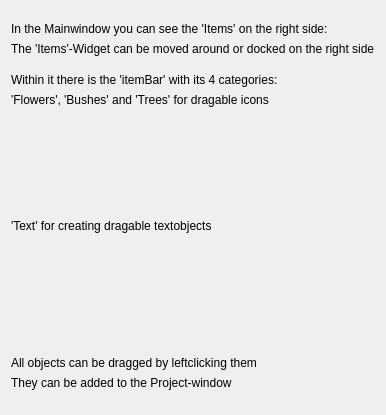
<?xml version="1.0" encoding="UTF-8"?>
<ui version="4.0">
 <class>HelpItems</class>
 <widget class="QWidget" name="HelpItems">
  <property name="geometry">
   <rect>
    <x>0</x>
    <y>0</y>
    <width>354</width>
    <height>415</height>
   </rect>
  </property>
  <property name="windowTitle">
   <string>Form</string>
  </property>
  <layout class="QHBoxLayout" name="horizontalLayout">
   <item>
    <layout class="QVBoxLayout" name="verticalLayout_6">
     <item>
      <layout class="QVBoxLayout" name="verticalLayout">
       <item>
        <widget class="QLabel" name="label_2">
         <property name="sizePolicy">
          <sizepolicy hsizetype="Maximum" vsizetype="Maximum">
           <horstretch>0</horstretch>
           <verstretch>0</verstretch>
          </sizepolicy>
         </property>
         <property name="text">
          <string>In the Mainwindow you can see the 'Items' on the right side:</string>
         </property>
        </widget>
       </item>
       <item>
        <widget class="QLabel" name="label_3">
         <property name="sizePolicy">
          <sizepolicy hsizetype="Maximum" vsizetype="Maximum">
           <horstretch>0</horstretch>
           <verstretch>0</verstretch>
          </sizepolicy>
         </property>
         <property name="text">
          <string>The 'Items'-Widget can be moved around or docked on the right side</string>
         </property>
        </widget>
       </item>
      </layout>
     </item>
     <item>
      <layout class="QVBoxLayout" name="verticalLayout_4">
       <item>
        <widget class="QLabel" name="label_4">
         <property name="sizePolicy">
          <sizepolicy hsizetype="Maximum" vsizetype="Maximum">
           <horstretch>0</horstretch>
           <verstretch>0</verstretch>
          </sizepolicy>
         </property>
         <property name="text">
          <string>Within it there is the 'itemBar' with its 4 categories:</string>
         </property>
        </widget>
       </item>
       <item>
        <layout class="QVBoxLayout" name="verticalLayout_2">
         <item>
          <widget class="QLabel" name="label_5">
           <property name="sizePolicy">
            <sizepolicy hsizetype="Maximum" vsizetype="Maximum">
             <horstretch>0</horstretch>
             <verstretch>0</verstretch>
            </sizepolicy>
           </property>
           <property name="text">
            <string>'Flowers', 'Bushes' and 'Trees' for dragable icons</string>
           </property>
          </widget>
         </item>
         <item>
          <widget class="QLabel" name="label">
           <property name="sizePolicy">
            <sizepolicy hsizetype="Maximum" vsizetype="Maximum">
             <horstretch>0</horstretch>
             <verstretch>0</verstretch>
            </sizepolicy>
           </property>
           <property name="minimumSize">
            <size>
             <width>200</width>
             <height>100</height>
            </size>
           </property>
           <property name="maximumSize">
            <size>
             <width>200</width>
             <height>100</height>
            </size>
           </property>
           <property name="text">
            <string/>
           </property>
           <property name="pixmap">
            <pixmap resource="assets.qrc">:/assets/help/Help1.PNG</pixmap>
           </property>
           <property name="scaledContents">
            <bool>true</bool>
           </property>
          </widget>
         </item>
        </layout>
       </item>
       <item>
        <layout class="QVBoxLayout" name="verticalLayout_3">
         <item>
          <widget class="QLabel" name="label_6">
           <property name="sizePolicy">
            <sizepolicy hsizetype="Maximum" vsizetype="Maximum">
             <horstretch>0</horstretch>
             <verstretch>0</verstretch>
            </sizepolicy>
           </property>
           <property name="text">
            <string>'Text' for creating dragable textobjects</string>
           </property>
          </widget>
         </item>
         <item>
          <widget class="QLabel" name="label_7">
           <property name="sizePolicy">
            <sizepolicy hsizetype="Maximum" vsizetype="Maximum">
             <horstretch>0</horstretch>
             <verstretch>0</verstretch>
            </sizepolicy>
           </property>
           <property name="minimumSize">
            <size>
             <width>200</width>
             <height>100</height>
            </size>
           </property>
           <property name="maximumSize">
            <size>
             <width>200</width>
             <height>100</height>
            </size>
           </property>
           <property name="text">
            <string/>
           </property>
           <property name="pixmap">
            <pixmap resource="assets.qrc">:/assets/help/Help2.PNG</pixmap>
           </property>
           <property name="scaledContents">
            <bool>true</bool>
           </property>
          </widget>
         </item>
        </layout>
       </item>
      </layout>
     </item>
     <item>
      <layout class="QVBoxLayout" name="verticalLayout_5">
       <item>
        <widget class="QLabel" name="label_8">
         <property name="sizePolicy">
          <sizepolicy hsizetype="Maximum" vsizetype="Maximum">
           <horstretch>0</horstretch>
           <verstretch>0</verstretch>
          </sizepolicy>
         </property>
         <property name="text">
          <string>All objects can be dragged by leftclicking them</string>
         </property>
        </widget>
       </item>
       <item>
        <widget class="QLabel" name="label_9">
         <property name="sizePolicy">
          <sizepolicy hsizetype="Maximum" vsizetype="Maximum">
           <horstretch>0</horstretch>
           <verstretch>0</verstretch>
          </sizepolicy>
         </property>
         <property name="text">
          <string>They can be added to the Project-window</string>
         </property>
        </widget>
       </item>
      </layout>
     </item>
    </layout>
   </item>
  </layout>
 </widget>
 <resources>
  <include location="assets.qrc"/>
 </resources>
 <connections/>
</ui>
